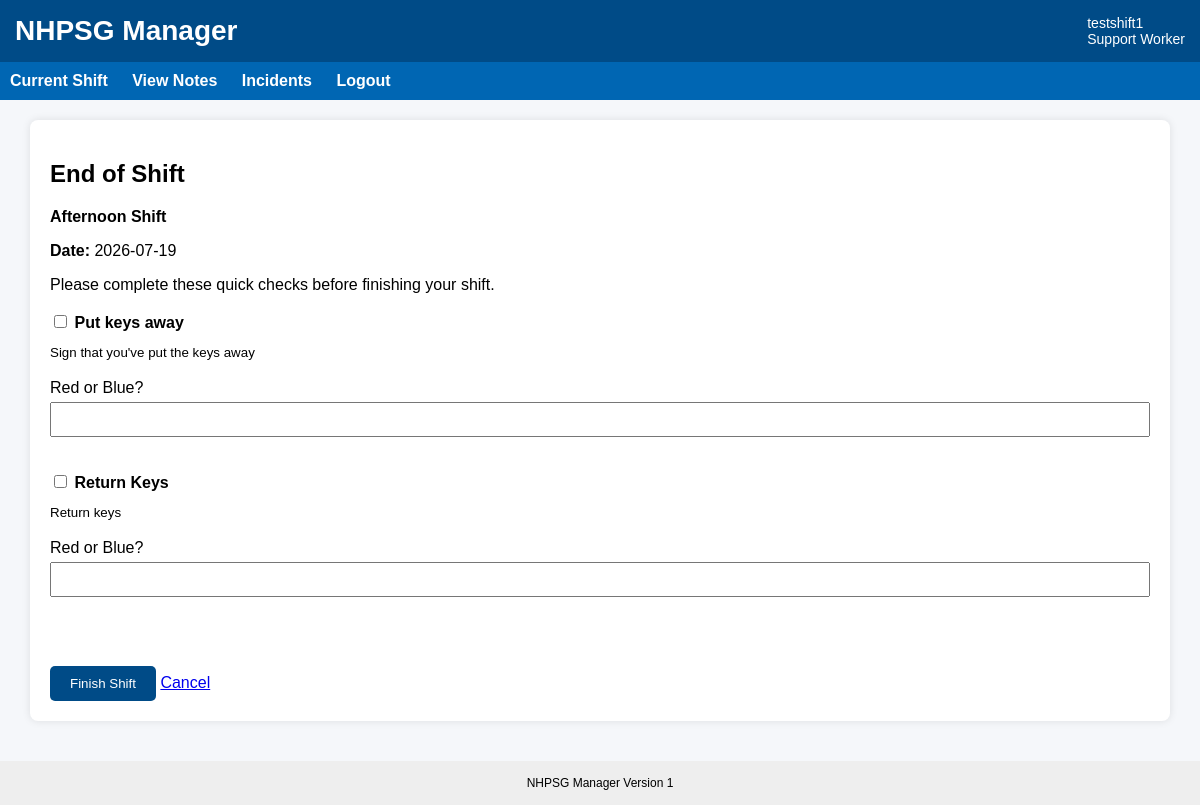
The page /shift/28/end-shift (signed in) on the database its author committed.
### tables this page shows
CREATE TABLE shifts (
    shift_id INTEGER PRIMARY KEY AUTOINCREMENT,
    client_id INTEGER NOT NULL,
    shift_date TEXT NOT NULL,
    shift_type TEXT NOT NULL,
    status TEXT NOT NULL DEFAULT 'Open',

    scheduled_start_time TEXT,
    scheduled_end_time TEXT,

    created_at TEXT DEFAULT CURRENT_TIMESTAMP,
    closed_at TEXT
);

CREATE TABLE shift_tasks (
    shift_task_id INTEGER PRIMARY KEY AUTOINCREMENT,

    task_name TEXT NOT NULL,
    instructions TEXT,

    task_stage TEXT NOT NULL,   -- BEGINNING or END

    required INTEGER DEFAULT 1,
    active INTEGER DEFAULT 1,

    created_at TEXT DEFAULT CURRENT_TIMESTAMP
, requires_input INTEGER DEFAULT 0, input_label TEXT, input_type TEXT DEFAULT 'text');

### app.py (the view, shortened to what this page needs)
@app.route("/shift/<int:shift_id>/end-shift", methods=["GET", "POST"])
def end_shift(shift_id):
    if "user_id" not in session:
        return redirect(url_for("login"))
    conn = get_db()
    shift = conn.execute("""
        SELECT *
        FROM shifts
        WHERE shift_id = ?
    """, (shift_id,)).fetchone()
    if shift is None:
        conn.close()
        return "Shift not found", 404
    shift_tasks = conn.execute("""
        SELECT *
     FROM shift_tasks
      WHERE task_stage = 'END_SHIFT'
         AND active = 1
     ORDER BY task_name
    """).fetchall()
    conn.close()
    return render_template(
        "end_shift.html",
        shift=shift,
        shift_tasks=shift_tasks
    )

### app.py (called while the page is built, shortened)
@app.before_request
def enforce_session_timeout():
    if "user_id" not in session:
        return None
    if request.endpoint in [
        "static",
        "login",
        "logout",
        "session_timeout"
    ]:
        return None
    current_time = time.time()
    last_activity = session.get("last_activity")
    if last_activity is not None:
        inactive_seconds = current_time - last_activity
    session["last_activity"] = current_time
    return None

@app.context_processor
def inject_session_timeout_settings():
    return {
        "session_timeout_seconds": SESSION_TIMEOUT_SECONDS,
        "session_warning_seconds": SESSION_WARNING_SECONDS
    }

def get_db():
    print("Using database:", os.path.abspath(DB_NAME))
    conn = sqlite3.connect(DB_NAME)
    conn.row_factory = sqlite3.Row
    return conn

### templates/end_shift.html
{% extends "base.html" %}
{% block content %}
<div class="card">
    <h2>End of Shift</h2>
    <p><strong>{{ shift.shift_type }} Shift</strong></p>
    <p><strong>Date:</strong> {{ shift.shift_date }}</p>
    <p>Please complete these quick checks before finishing your shift.</p>
    <form method="post">
        {% if shift_tasks %}
			{% for task in shift_tasks %}
				<label>
					<input type="checkbox" required style="width:auto;">
					<strong>{{ task.task_name }}</strong>
					{% if task.instructions %}
						<br>
						<small>{{ task.instructions }}</small>
					{% endif %}
					{% if task.requires_input %}
			<br><br>
			<label>{{ task.input_label }}</label>
			<input
				type="{{ task.input_type }}"
				name="shift_task_input_{{ task.shift_task_id }}"
				required>
		{% endif %}
				</label>
				<br><br>
			{% endfor %}
		{% else %}
			<p>No end-of-shift tasks configured.</p>
		{% endif %}
        <br><br>
        <button type="submit">Finish Shift</button>
        <a href="/shift/{{ shift.shift_id }}">Cancel</a>
    </form>
</div>
{% endblock %}

### static/css/style.css (style rules this page uses)
body { font-family: Arial, Helvetica, sans-serif; margin:0; background:#f5f7fa; }
.card { background:white; padding:20px; border-radius:8px; box-shadow:0px 0px 8px rgba(0,0,0,0.1); margin-bottom:20px; }
button { background:#004b87; color:white; border:none; padding:10px 20px; cursor:pointer; border-radius:5px; }
input, select, textarea { width:100%; padding:8px; margin-top:5px; margin-bottom:15px; box-sizing:border-box; }

### rows shown on the page
shifts: shift_type "Afternoon", shift_date "2026-07-19"
shift_tasks: task_name "Put keys away", instructions "Sign that you've put the keys away", input_label "Red or Blue?"
shift_tasks: task_name "Return Keys", instructions "Return keys", input_label "Red or Blue?"

### other values the page prints
{{ session.full_name }} "testshift1"
{{ session.role }} "Support Worker"
